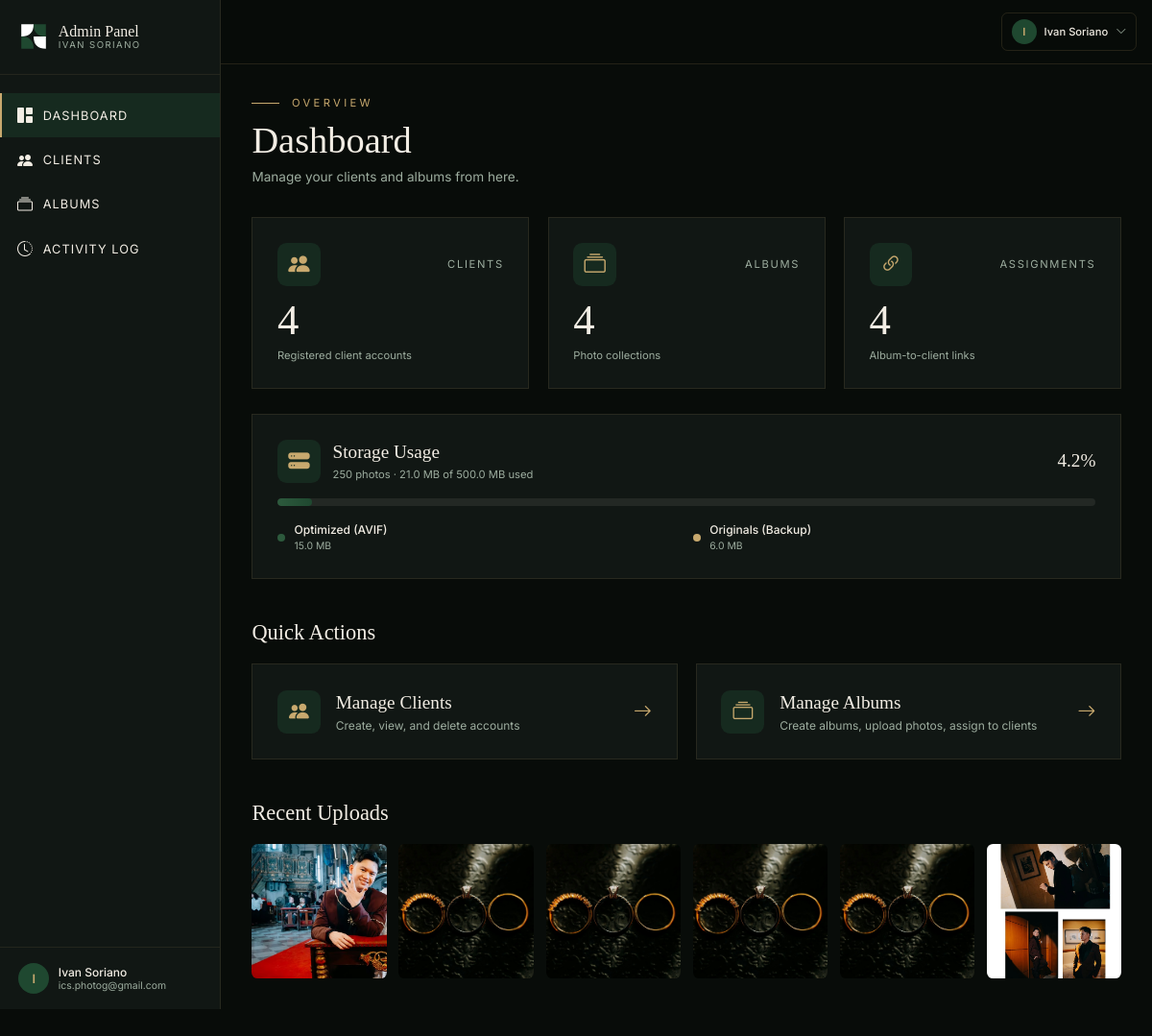
The page /admin/dashboard (signed in) on the database its author committed.
### models.py (models this page shows, shortened)
class User(UserMixin, db.Model):
    __tablename__ = "users"
    id = db.Column(db.Integer, primary_key=True)
    email = db.Column(db.String(120), unique=True, nullable=False)
    password_hash = db.Column(db.String(256), nullable=True)
    role = db.Column(db.String(20), nullable=False, default="client")  # 'admin' or 'client'
    name = db.Column(db.String(100), nullable=False, default="")
    created_at = db.Column(db.DateTime, default=datetime.utcnow)
    failed_login_count = db.Column(db.Integer, default=0)
    locked_until = db.Column(db.DateTime, nullable=True)
    oauth_provider = db.Column(db.String(20), nullable=True)  # 'facebook', 'google', or None
    assignments = db.relationship("PhotoAssignment", backref="client", foreign_keys="PhotoAssignment.client_id", cascade="all, delete-orphan")
    @property
    def is_admin(self):
        return self.role == "admin"

class Photo(db.Model):
    __tablename__ = "photos"
    id = db.Column(db.Integer, primary_key=True)
    filename = db.Column(db.String(255), nullable=False)
    original_name = db.Column(db.String(255), nullable=False)
    title = db.Column(db.String(200), nullable=True)
    uploaded_at = db.Column(db.DateTime, default=datetime.utcnow)
    uploaded_by = db.Column(db.Integer, db.ForeignKey("users.id"), nullable=True)
    uploader = db.relationship("User", foreign_keys=[uploaded_by])
    assignments = db.relationship("PhotoAssignment", backref="photo", cascade="all, delete-orphan")

### admin.py (the view)
@admin_bp.route("/dashboard")
@admin_required
def dashboard():
    total_clients = User.query.filter_by(role="client").count()
    total_albums = Album.query.count()
    total_assignments = AlbumAssignment.query.count()
    total_photos = Photo.query.count()
    recent_photos = Photo.query.order_by(Photo.uploaded_at.desc()).limit(6).all()
    upload_dir = current_app.config["UPLOAD_FOLDER"]
    originals_dir = os.path.join(upload_dir, "originals")
    storage_limit = 500 * 1024 * 1024  # 500 MB limit
    optimized_size = 0
    originals_size = 0
    if os.path.exists(upload_dir):
        for f in os.listdir(upload_dir):
            fp = os.path.join(upload_dir, f)
            if os.path.isfile(fp):
                optimized_size += os.path.getsize(fp)
    if os.path.exists(originals_dir):
        for f in os.listdir(originals_dir):
            fp = os.path.join(originals_dir, f)
            if os.path.isfile(fp):
                originals_size += os.path.getsize(fp)
    total_storage = optimized_size + originals_size
    storage_pct = min(100, (total_storage / storage_limit * 100)) if storage_limit > 0 else 0
    def fmt_size(bytes):
        if bytes < 1024:
            return f"{bytes} B"
        elif bytes < 1024 * 1024:
            return f"{bytes / 1024:.1f} KB"
        else:
            return f"{bytes / (1024 * 1024):.1f} MB"
    return render_template("admin/dashboard.html",
                           total_clients=total_clients,
                           total_albums=total_albums,
                           total_assignments=total_assignments,
                           total_photos=total_photos,
                           recent_photos=recent_photos,
                           storage_used=fmt_size(total_storage),
                           storage_optimized=fmt_size(optimized_size),
                           storage_originals=fmt_size(originals_size),
                           storage_limit=fmt_size(storage_limit),
                           storage_pct=round(storage_pct, 1))

### templates/admin/dashboard.html (shortened to what this page needs)
{% extends "admin/base.html" %}
{% block content %}
<div class="admin-animate">
  <div class="mb-10">
    <div class="flex items-center gap-4 mb-3">
      <span class="uppercase" style="font-family: var(--font-body); color: var(--isp-gold); letter-spacing: 0.3em; font-size: 14px;">Overview</span>
    </div>
    <h1 style="font-family: var(--font-display); color: var(--isp-cream); font-size: 48px; font-weight: 300; line-height: 1.1;">Dashboard</h1>
    <p class="mt-2" style="color: var(--isp-text-muted); font-size: 17px;">Manage your clients and albums from here.</p>
  </div>
  <div class="grid grid-cols-1 md:grid-cols-3 gap-6 mb-8">
    <div class="admin-card p-8">
      <div class="flex items-center justify-between mb-4">
        <div class="w-14 h-14 rounded-xl flex items-center justify-center" style="background-color: rgba(31,72,48,0.4);">
          <i class="bi bi-people-fill" style="font-size: 28px; color: var(--isp-gold);"></i>
        </div>
        <span class="uppercase" style="font-size: 14px; letter-spacing: 0.15em; color: var(--isp-text-muted);">Clients</span>
      </div>
      <p style="font-family: var(--font-display); color: var(--isp-cream); font-size: 56px; font-weight: 300; line-height: 1;">{{ total_clients }}</p>
      <p class="mt-2" style="color: var(--isp-text-muted); font-size: 14px;">Registered client accounts</p>
    </div>
    <div class="admin-card p-8">
      <div class="flex items-center justify-between mb-4">
        <div class="w-14 h-14 rounded-xl flex items-center justify-center" style="background-color: rgba(31,72,48,0.4);">
          <i class="bi bi-collection" style="font-size: 28px; color: var(--isp-gold);"></i>
        </div>
        <span class="uppercase" style="font-size: 14px; letter-spacing: 0.15em; color: var(--isp-text-muted);">Albums</span>
      </div>
      <p style="font-family: var(--font-display); color: var(--isp-cream); font-size: 56px; font-weight: 300; line-height: 1;">{{ total_albums }}</p>
      <p class="mt-2" style="color: var(--isp-text-muted); font-size: 14px;">Photo collections</p>
    </div>
    <div class="admin-card p-8">
      <div class="flex items-center justify-between mb-4">
        <div class="w-14 h-14 rounded-xl flex items-center justify-center" style="background-color: rgba(31,72,48,0.4);">
          <i class="bi bi-link-45deg" style="font-size: 28px; color: var(--isp-gold);"></i>
        </div>
        <span class="uppercase" style="font-size: 14px; letter-spacing: 0.15em; color: var(--isp-text-muted);">Assignments</span>
      </div>
      <p style="font-family: var(--font-display); color: var(--isp-cream); font-size: 56px; font-weight: 300; line-height: 1;">{{ total_assignments }}</p>
      <p class="mt-2" style="color: var(--isp-text-muted); font-size: 14px;">Album-to-client links</p>
    </div>
  </div>
  <div class="admin-card p-8 mb-12">
    <div class="flex items-center justify-between mb-5">
      <div class="flex items-center gap-4">
        <div class="w-14 h-14 rounded-xl flex items-center justify-center" style="background-color: rgba(31,72,48,0.4);">
          <i class="bi bi-hdd-stack-fill" style="font-size: 28px; color: var(--isp-gold);"></i>
        </div>
        <div>
          <p style="font-family: var(--font-display); color: var(--isp-cream); font-size: 24px;">Storage Usage</p>
          <p style="color: var(--isp-text-muted); font-size: 14px;">{{ total_photos }} photos &middot; {{ storage_used }} of {{ storage_limit }} used</p>
        </div>
      </div>
      <span class="text-2xl font-light" style="font-family: var(--font-display); color: {{ '#ef6b6b' if storage_pct >= 90 else ('var(--isp-gold)' if storage_pct >= 70 else 'var(--isp-cream)') }};">{{ storage_pct }}%</span>
    </div>
    <div class="relative w-full" style="height: 10px; background-color: rgba(242,237,228,0.08); border-radius: 5px; overflow: hidden;">
      <div style="height: 100%; width: {{ storage_pct }}%; border-radius: 5px; transition: width 0.6s ease;
        background: {% if storage_pct >= 90 %}linear-gradient(90deg, #ef6b6b, #dc2626){% elif storage_pct >= 70 %}linear-gradient(90deg, var(--isp-gold), #B8945A){% else %}linear-gradient(90deg, var(--isp-green-light), var(--isp-green)){% endif %};">
      </div>
    </div>
    <div class="grid grid-cols-2 gap-4 mt-5">
      <div class="flex items-center gap-3">
        <div style="width: 10px; height: 10px; border-radius: 50%; background-color: var(--isp-green-light);"></div>
        <div>
          <p style="color: var(--isp-cream); font-size: 15px; font-weight: 500;">Optimized (AVIF)</p>
          <p style="color: var(--isp-text-muted); font-size: 13px;">{{ storage_optimized }}</p>
        </div>
      </div>
      <div class="flex items-center gap-3">
        <div style="width: 10px; height: 10px; border-radius: 50%; background-color: var(--isp-gold);"></div>
        <div>
          <p style="color: var(--isp-cream); font-size: 15px; font-weight: 500;">Originals (Backup)</p>
          <p style="color: var(--isp-text-muted); font-size: 13px;">{{ storage_originals }}</p>
        </div>
      </div>
    </div>
  </div>
  <h2 class="mb-5" style="font-family: var(--font-display); color: var(--isp-cream); font-size: 28px; font-weight: 300;">Quick Actions</h2>
  <div class="grid grid-cols-1 md:grid-cols-2 gap-6 mb-12">
    <a href="/admin/clients" class="admin-card p-8 flex items-center justify-between">
      <div class="flex items-center gap-5">
        <div class="w-14 h-14 rounded-xl flex items-center justify-center flex-shrink-0" style="background-color: rgba(31,72,48,0.4);">
          <i class="bi bi-people-fill" style="font-size: 26px; color: var(--isp-gold);"></i>
        </div>
        <div>
          <p style="font-family: var(--font-display); color: var(--isp-cream); font-size: 24px;">Manage Clients</p>
          <p style="color: var(--isp-text-muted); font-size: 15px;">Create, view, and delete accounts</p>
        </div>
      </div>
      <i class="bi bi-arrow-right" style="font-size: 24px; color: var(--isp-gold);"></i>
    </a>
    <a href="/admin/albums" class="admin-card p-8 flex items-center justify-between">
      <div class="flex items-center gap-5">
        <div class="w-14 h-14 rounded-xl flex items-center justify-center flex-shrink-0" style="background-color: rgba(31,72,48,0.4);">
          <i class="bi bi-collection" style="font-size: 26px; color: var(--isp-gold);"></i>
        </div>
        <div>
          <p style="font-family: var(--font-display); color: var(--isp-cream); font-size: 24px;">Manage Albums</p>
          <p style="color: var(--isp-text-muted); font-size: 15px;">Create albums, upload photos, assign to clients</p>
        </div>
      </div>
      <i class="bi bi-arrow-right" style="font-size: 24px; color: var(--isp-gold);"></i>
    </a>
  </div>
  {% if recent_photos %}
  <div>
    <h2 class="mb-5" style="font-family: var(--font-display); color: var(--isp-cream); font-size: 28px; font-weight: 300;">Recent Uploads</h2>
    <div class="grid grid-cols-2 md:grid-cols-3 lg:grid-cols-6 gap-4">
      {% for photo in recent_photos %}
      <div class="relative overflow-hidden rounded-lg" style="aspect-ratio: 1/1;">
        <img src="/uploads/{{ photo.filename }}" alt="{{ photo.original_name }}" loading="lazy" style="width: 100%; height: 100%; object-fit: cover;" />
      </div>
      {% endfor %}
    </div>
  </div>
  {% endif %}
</div>
{% endblock %}

### templates/admin/base.html (shortened to what this page needs)
<!DOCTYPE html>
<html lang="en">
<head>
  <script src="https://cdn.tailwindcss.com"></script>
  <link rel="stylesheet" href="https://cdn.jsdelivr.net/npm/bootstrap-icons@1.11.3/font/bootstrap-icons.min.css">
  <link rel="stylesheet" href="{{ url_for('static', filename='css/styles.css') }}" />
</head>
<body style="background-color: var(--isp-bg); font-family: var(--font-body); min-height: 100vh;">
  <div class="flex items-stretch" style="min-height: 125vh;">
    <aside class="fixed lg:sticky inset-y-0 left-0 w-72 z-50 flex flex-col transition-transform duration-300 -translate-x-full lg:translate-x-0"
      id="admin-sidebar"
      style="background-color: var(--isp-bg-card); border-right: 1px solid rgba(200,169,110,0.12);">
      <div class="px-6 py-7" style="border-bottom: 1px solid rgba(200,169,110,0.1);">
        <a href="/admin/dashboard" class="flex items-center gap-3">
          <svg width="40" height="40" viewBox="0 0 100 100" fill="none" xmlns="http://www.w3.org/2000/svg">
            <path d="M10 10 H50 Q50 50 10 50 Z" fill="white" />
            <path d="M50 10 H90 V50 Q50 50 50 10 Z" fill="#1F4830" />
            <path d="M10 50 Q50 50 50 90 H10 Z" fill="#1F4830" />
            <path d="M50 50 Q50 90 90 90 V50 Z" fill="white" />
          </svg>
          <div class="flex flex-col leading-none">
            <span style="font-family: var(--font-display); color: var(--isp-cream); font-size: 20px; font-weight: 400;">
              Admin Panel
            </span>
            <span style="font-family: var(--font-body); color: var(--isp-text-muted); font-size: 12px; letter-spacing: 0.15em; text-transform: uppercase; margin-top: 2px;">
              Ivan Soriano
            </span>
          </div>
        </a>
      </div>
      <nav class="flex-1 py-6 overflow-y-auto">
        <a href="/admin/dashboard" class="admin-nav-link" style="color: var(--isp-cream);">
          <i class="bi bi-grid-1x2-fill" style="font-size: 20px;"></i> Dashboard
        </a>
        <a href="/admin/clients" class="admin-nav-link" style="color: var(--isp-cream);">
          <i class="bi bi-people-fill" style="font-size: 20px;"></i> Clients
        </a>
        <a href="/admin/albums" class="admin-nav-link" style="color: var(--isp-cream);">
          <i class="bi bi-collection" style="font-size: 20px;"></i> Albums
        </a>
        <a href="/admin/logs" class="admin-nav-link" style="color: var(--isp-cream);">
          <i class="bi bi-clock-history" style="font-size: 20px;"></i> Activity Log
        </a>
      </nav>
      <div class="px-6 py-5" style="border-top: 1px solid rgba(200,169,110,0.1);">
        <div class="flex items-center gap-3">
          <div class="w-10 h-10 rounded-full flex items-center justify-center" style="background-color: var(--isp-green); color: var(--isp-gold); font-size: 16px; font-weight: 600;">
            {{ current_user.name[0] if current_user.name else 'A' }}
          </div>
          <div class="flex flex-col leading-tight">
            <span style="color: var(--isp-cream); font-size: 15px; font-weight: 500;">{{ current_user.name }}</span>
            <span style="color: var(--isp-text-muted); font-size: 13px;">{{ current_user.email }}</span>
          </div>
        </div>
      </div>
    </aside>
    <div class="flex-1 min-w-0" style="min-height: 125vh;">
      <header class="sticky top-0 z-30 flex items-center justify-between px-5 py-4"
        style="background-color: rgba(8,12,9,0.92); backdrop-filter: blur(12px); border-bottom: 1px solid rgba(200,169,110,0.15);">
        <div class="relative">
          <button onclick="toggleUserMenu()" class="flex items-center gap-2.5 px-3 py-2 rounded-lg transition-all hover:bg-isp-green" style="border: 1px solid rgba(200,169,110,0.15);">
            <div class="w-8 h-8 rounded-full flex items-center justify-center" style="background-color: var(--isp-green); color: var(--isp-gold); font-size: 14px; font-weight: 600;">
              {{ current_user.name[0] if current_user.name else 'A' }}
            </div>
            <span class="hidden sm:inline" style="color: var(--isp-cream); font-size: 14px; font-weight: 500;">{{ current_user.name }}</span>
            <i class="bi bi-chevron-down" style="font-size: 14px; color: var(--isp-text-muted);"></i>
          </button>
        </div>
      </header>
      <main class="px-6 lg:px-10 py-10">
        {% block content %}{% endblock %}
      </main>
    </div>
  </div>
</body>
</html>

### rows shown on the page
User: name "I", name "Ivan Soriano", email "ics.photog@gmail.com"
Photo: filename (picture)
Photo: filename (picture)
Photo: filename (picture)
Photo: filename (picture)
Photo: filename (picture)
Photo: filename (picture)

### other values the page prints
{{ total_clients }} "4"
{{ total_albums }} "4"
{{ total_assignments }} "4"
{{ total_photos }} "250"
{{ storage_used }} "21.0 MB"
{{ storage_limit }} "500.0 MB"
{{ storage_pct }} "4.2"
{{ storage_optimized }} "15.0 MB"
{{ storage_originals }} "6.0 MB"
